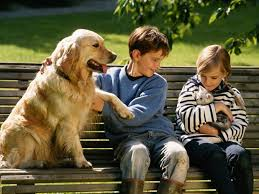
#> input picture images.jpg, 259 x 194 px, found by its file name
$ jupyter execute Tarea1.ipynb
#> lines starting #> are read from the running program, lines starting #| are printed output that depends on the picture
### **Actividad 1:**

1. Load an image containing **at least three different objects from different classes** using `cv2.imread`.

[cell 1]
# Write your code here...
import cv2
from matplotlib import pyplot as plt
image_bgr = cv2.imread(r'H:\MaestriaUIDE\clase_vision_computador_3\data\images.jpg')
#> image_bgr is the input picture: shape (194, 259, 3); mean B, G, R 61.2, 90.9, 96.2
print('Image shape:', image_bgr.shape)
#| Image shape: (194, 259, 3)
# Convert BGR to RGB for displaying with matplotlib
image_rgb = cv2.cvtColor(image_bgr, cv2.COLOR_BGR2RGB)

# Display the image
plt.imshow(image_rgb)
plt.show()

2. Draw **different colored bounding boxes** around each object (at least one of the bounding boxes should be yellow). Use a **line thickness** of 5 for both bounding boxes.

[cell 2]
# Write your code here...

# Perro (AMARILLO)
cv2.rectangle(image_bgr, (10, 30), (120, 230), (0, 255, 255), 5)

# Niño (AZUL)
cv2.rectangle(image_bgr, (100, 20), (200, 230), (255, 0, 0), 5)

# Niña (VERDE)
cv2.rectangle(image_bgr, (170, 40), (280, 230), (0, 255, 0), 5)

# Convertir BGR → RGB
img_rgb = cv2.cvtColor(image_bgr, cv2.COLOR_BGR2RGB)

3. Add **text labels** above each bounding box (e.g., “Cat”, “Ball”, etc.) using `cv2.putText`.

[cell 3]
# Write your code here...

#Perro (AMARILLO)
cv2.putText(image_bgr, "Perro", (10, 70), cv2.FONT_HERSHEY_SIMPLEX, 0.7, (0, 255, 255), 2)

# Niño (AZUL)
cv2.putText(image_bgr, "Boy", (100, 50), cv2.FONT_HERSHEY_SIMPLEX, 0.7, (255, 0, 0), 2)

# Niña (VERDE)
cv2.putText(image_bgr, "Girl", (190, 70), cv2.FONT_HERSHEY_SIMPLEX, 0.7, (0, 255, 0), 2)
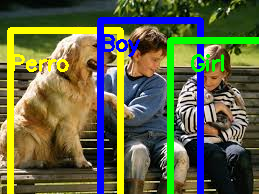
#> image_bgr: shape (194, 259, 3); mean B, G, R 67.3, 101.3, 96.3

# Convertir BGR → RGB
img_rgb = cv2.cvtColor(image_bgr, cv2.COLOR_BGR2RGB)


$ run again, with Imagen tarea2.jpeg copied over images.jpg
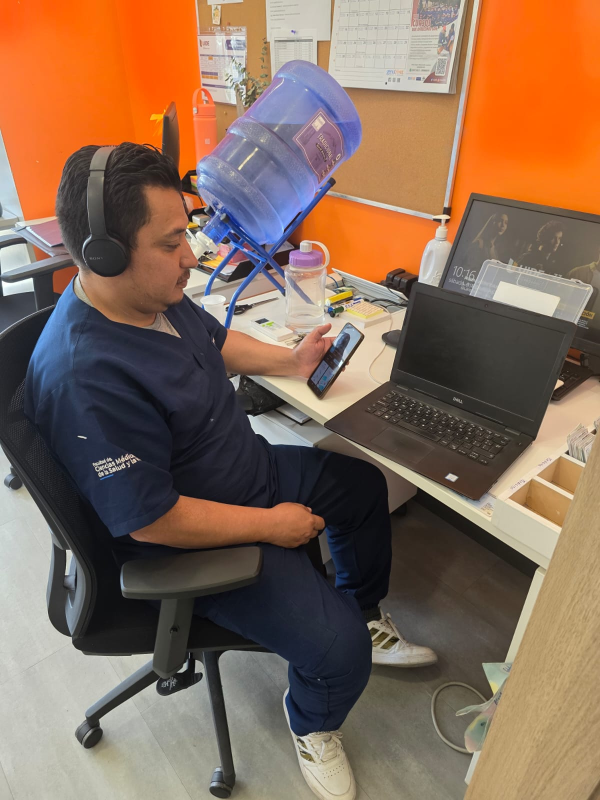
#> input picture Imagen tarea2.jpeg, 1200 x 1600 px, found by its file name (shown at 1/2 size)
#> image_bgr is the input picture: shape (1600, 1200, 3); mean B, G, R 87.1, 106.6, 134.7
#| Image shape: (1600, 1200, 3)
#> `cv2.rectangle(image_bgr, (170, 40), (280, 230), (0, 255, 0), 5)`:
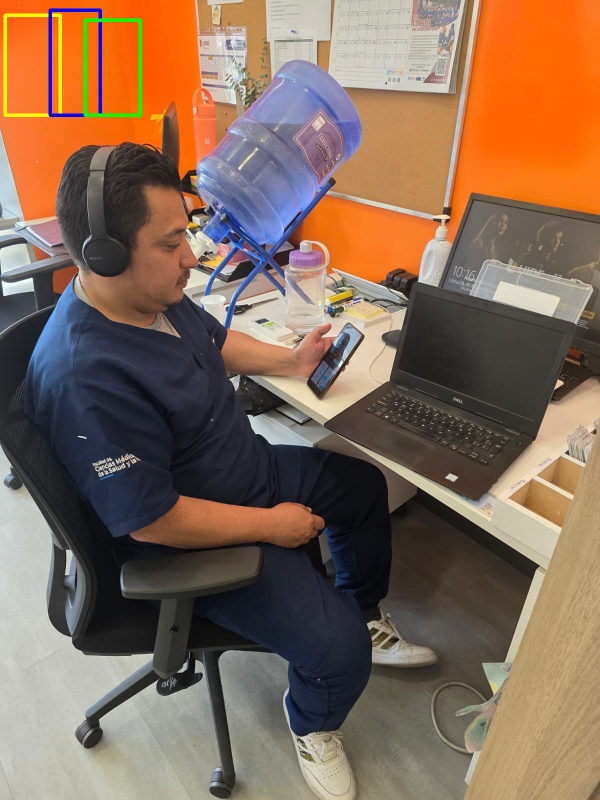
#> image_bgr: shape (1600, 1200, 3) (shown at 1/2 size); mean B, G, R 87.5, 107, 133.6
